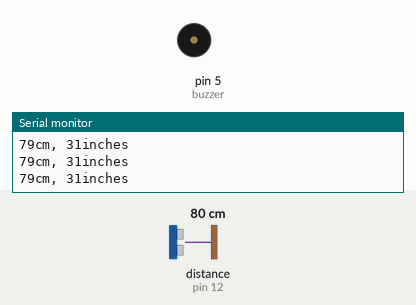
Recording of a sketch running on a simulated Arduino Uno, built with avr-gcc and run on an emulated ATmega328P. On the bench: buzzer (waves = sounding, pin HIGH), the last lines printed to the serial monitor. Wiring (inferred from the names in the program): ultrasonic range finder: trigger pin 11; echo pin 12. The inputs (shaded band) are chosen by the test bench; at power-on: distance to the obstacle (sensor on pin 12) 80 cm. The echo pulse lasts 58.3 µs per cm; pins used as bus, display or sensor lines are not drawn.

Above: at 1.2 s.
1.3 s: distance to the obstacle (sensor on pin 12) set to 34 cm
4.3 s: distance to the obstacle (sensor on pin 12) set to 29 cm
At 5.2 s:
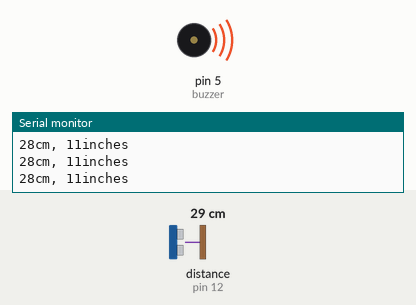
5.8 s: distance to the obstacle (sensor on pin 12) set to 35 cm
At 6.3 s:
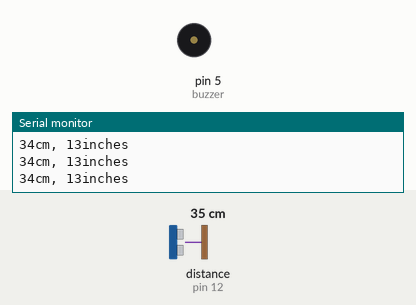
8.8 s: distance to the obstacle (sensor on pin 12) set to 2 cm
At 9.5 s:
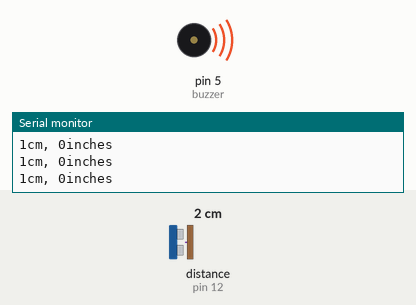
Timing chart, 0 to 11.3 s (numbered marks = the images above; inputs shaded):
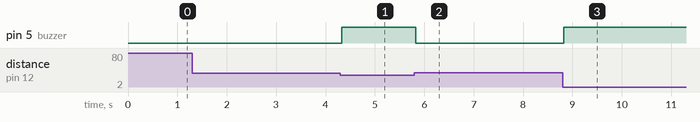

The sketch:

x.ino
```cpp
/*


    Ultrasonic sensor Pins:
        VCC: +5VDC
        Trig : Trigger (INPUT) - Pin11
        Echo: Echo (OUTPUT) - Pin 12
        GND: GND
*/
int buzzer = 5;//For the Buzzer

int trigPin = 11;    //Trig - green Jumper
int echoPin = 12;    //Echo - yellow Jumper
long duration, cm, inches;

void setup() {
  //Serial Port begin
  Serial.begin (9600);
  //Define inputs and outputs
  pinMode(trigPin, OUTPUT);
  pinMode(echoPin, INPUT);
  pinMode(buzzer, OUTPUT);

  digitalWrite(trigPin, LOW);
  digitalWrite(buzzer, LOW);
  delayMicroseconds(5);
}

void loop()
{


  // The sensor is triggered by a HIGH pulse of 10 or more microseconds.

  digitalWrite(trigPin, HIGH);
  delayMicroseconds(10);
  digitalWrite(trigPin, LOW);

  // Read the signal from the sensor: a HIGH pulse whose
  // duration is the time (in microseconds) from the sending
  // of the ping to the reception of its echo off of an object.

  duration = pulseIn(echoPin, HIGH);

  // convert the time into a distance
  cm = (duration / 2) / 29.1;
  inches = (duration / 2) / 74;

  Serial.print(cm);
  Serial.print("cm, ");

  Serial.print(inches);
  Serial.print("inches");
  Serial.println();


  if (cm > 30) {
    digitalWrite(buzzer, LOW);
  }
  else if (cm < 30) {
    digitalWrite(buzzer, HIGH);
  }
  // delay(50) //deley 50 mseconds;
}
```

Measured:
- the behaviour switches between 31 and 30 cm on distance to the obstacle (sensor on pin 12) (found by bisection; images 0 and 1)
- after the input at 4.3 s, pin 5 (buzzer): LOW → HIGH at once
- after the input at 5.8 s, pin 5 (buzzer): HIGH → LOW at once
- after the input at 8.8 s, pin 5 (buzzer): LOW → HIGH at once
